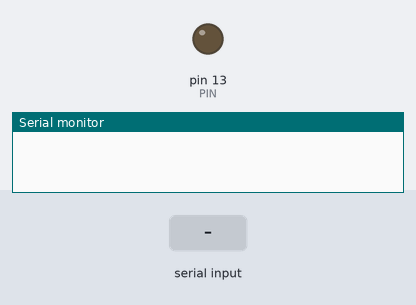
The sketch below on a simulated Arduino Uno, built with avr-gcc and run on an emulated ATmega328P. On the bench: output pins drawn as LEDs (lit = HIGH), the last lines printed to the serial monitor. The inputs (shaded band) are chosen by the test bench.

Above: at 1.2 s.
1.3 s: "N" received over Serial
At 1.7 s:
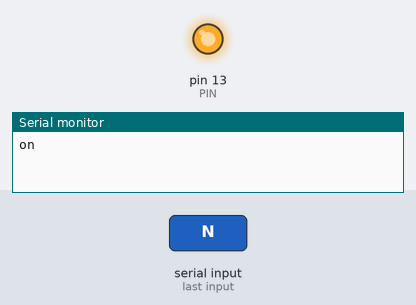
2.8 s: "F" received over Serial
At 3.4 s:
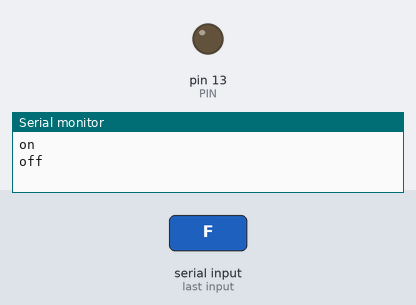
Timing chart, 0 to 5.8 s (numbered marks = the images above; inputs shaded):
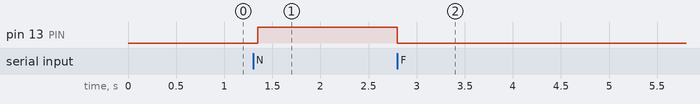

The sketch:

ard_laser.ino
```cpp
int PIN = 13;

void setup() {
  // set the baud rate
  Serial.begin(9600);

  // set the output pin
  pinMode(PIN,OUTPUT);
  digitalWrite(PIN,LOW);
}

void loop() {
  char inByte = ' ';
  if(Serial.available()){
    char inByte = Serial.read(); // read the incoming data

    if (inByte == 'N'){
      digitalWrite(PIN,HIGH);
      Serial.println("on");
    }

    if (inByte == 'F'){
      digitalWrite(PIN,LOW);
      Serial.println("off");
    }

    if (inByte == 'C') {
      Serial.println("good");
    }
  }
  else {
    delay(50); // delay for 1/10 of a second
  }
}
```

Measured:
- after the input at 1.3 s, pin 13 (PIN): LOW → HIGH after 0.05 s
- after the input at 2.8 s, pin 13 (PIN): HIGH → LOW at once
